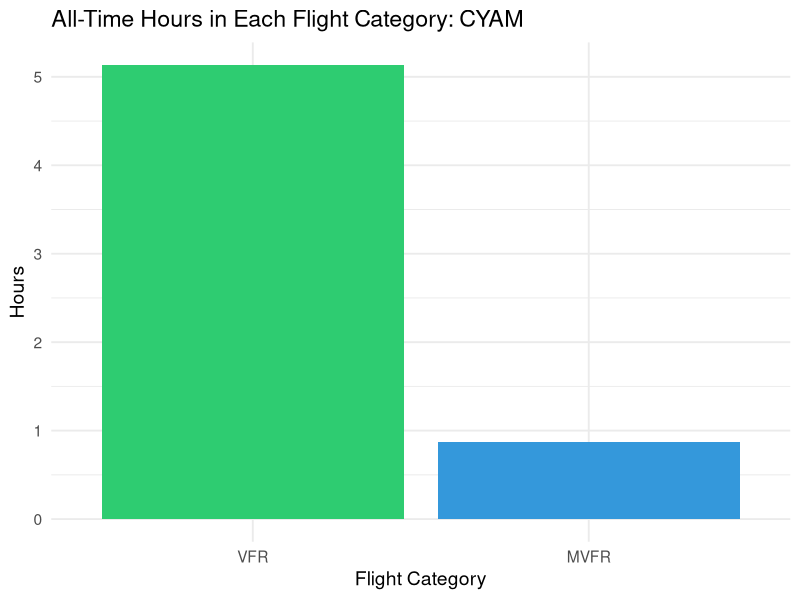
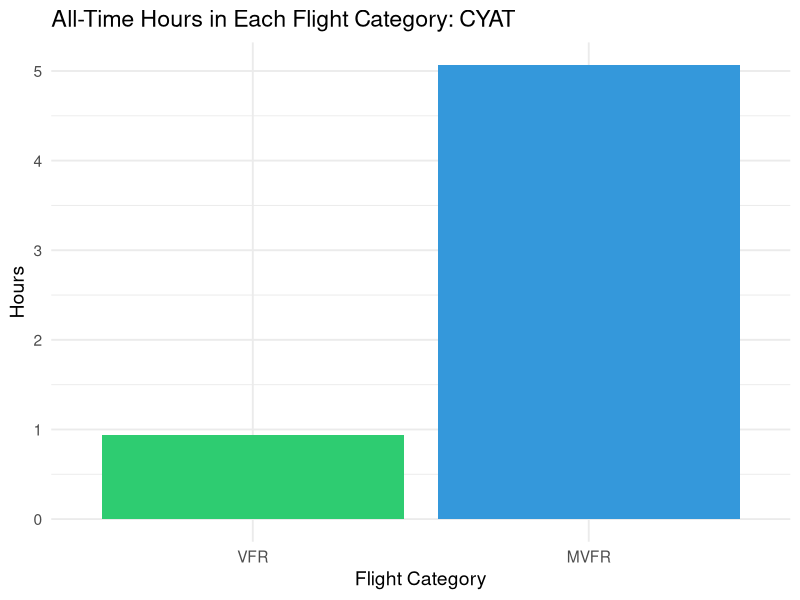
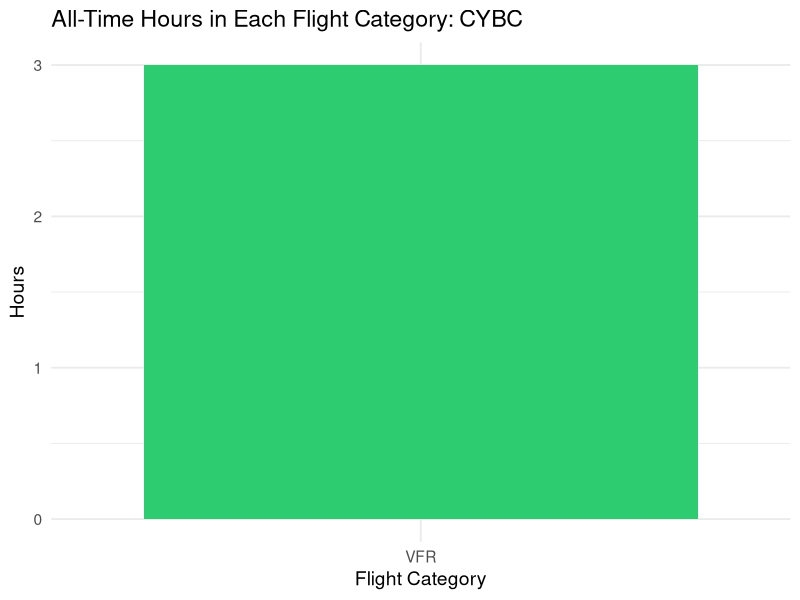
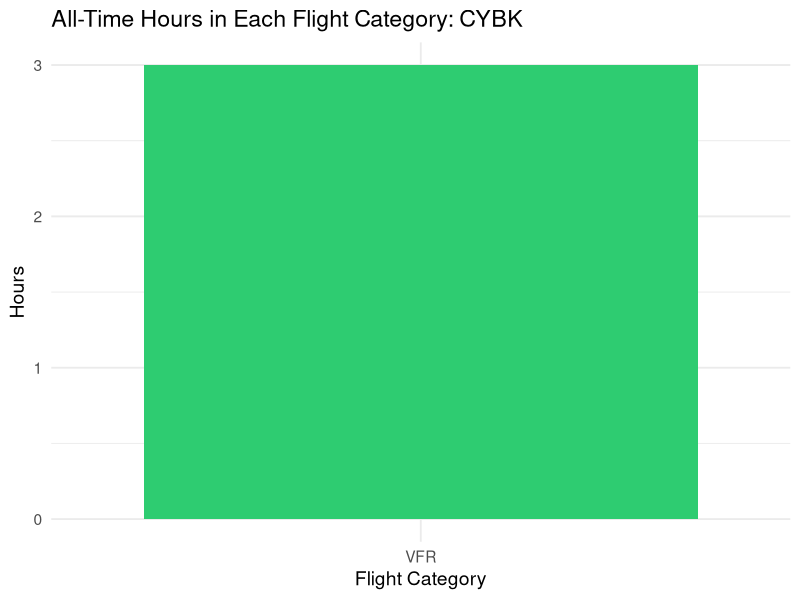
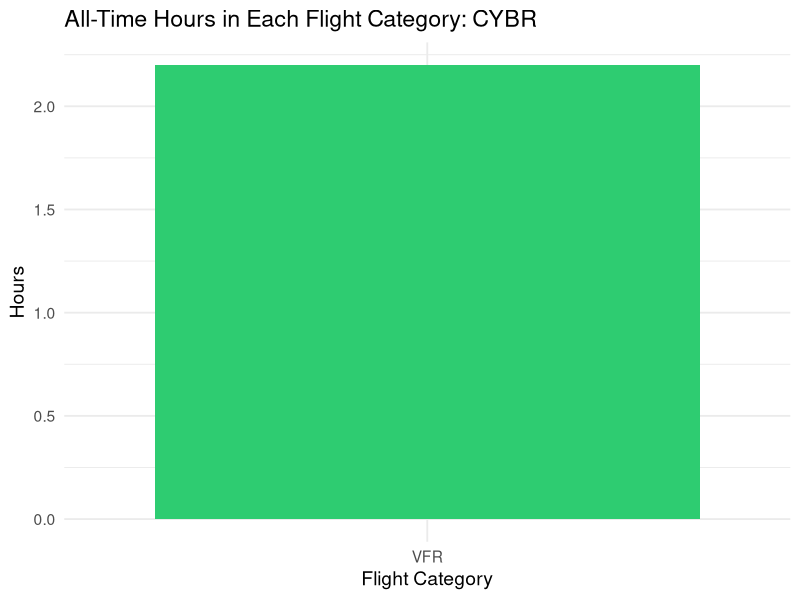
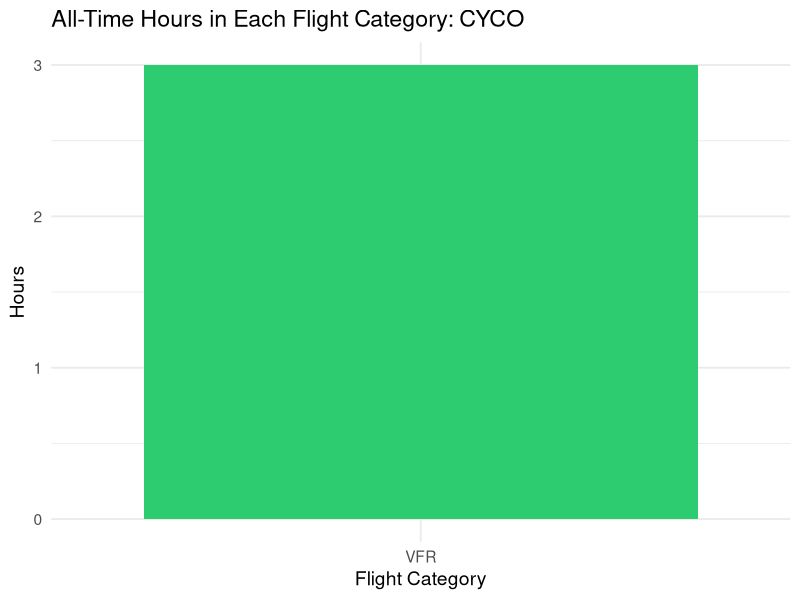
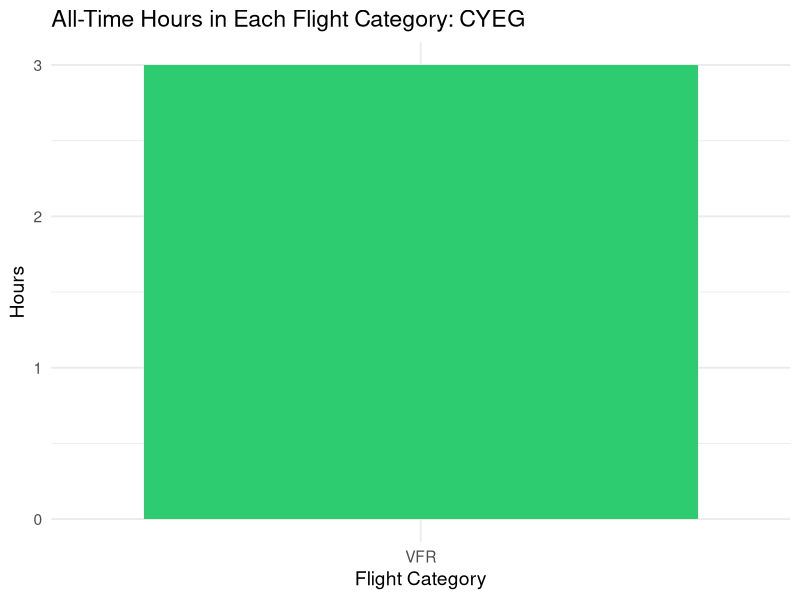
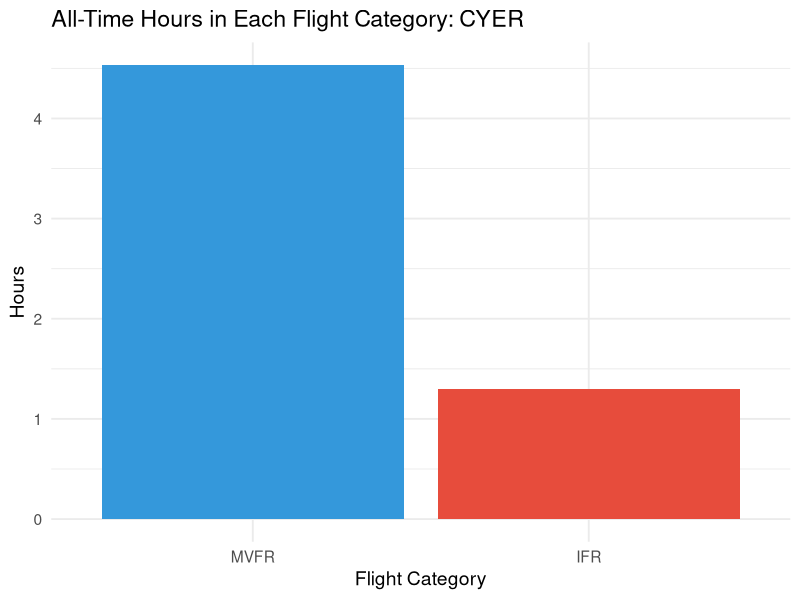

R code for these plots, in order: (Note: this script raises an error after producing the figures.)
#!/usr/bin/env Rscript
# charts.R
# -------------------------------------------------------------
# Reads the time_alltime.csv file and generates bar charts
# showing hours spent in each flight category for every ICAO.
# -------------------------------------------------------------

# ---------------- Packages ----------------------
need <- c("ggplot2","readr","dplyr")
missing <- need[!(need %in% rownames(installed.packages()))]
if (length(missing)) {
  install.packages(missing, repos="https://cloud.r-project.org")
}
suppressPackageStartupMessages({
  library(ggplot2); library(readr); library(dplyr)
})
# ------------------------------------------------

# ---------------- Data --------------------------
time_alltime <- read_csv("time_alltime.csv", show_col_types = FALSE)

# Ensure flight_category is ordered nicely
time_alltime$flight_category <- factor(
  time_alltime$flight_category,
  levels = c("VFR","MVFR","IFR","LIFR")
)

# Make sure charts folder exists
if (!dir.exists("charts")) dir.create("charts")

# ---------------- Individual Charts -------------
unique_icaos <- unique(time_alltime$icao)

for (icao in unique_icaos) {
  df <- filter(time_alltime, icao == !!icao)
  
  p <- ggplot(df, aes(x=flight_category, y=hours, fill=flight_category)) +
    geom_col(show.legend = FALSE) +
    scale_fill_manual(values=c("VFR"="#2ecc71","MVFR"="#3498db",
                               "IFR"="#e74c3c","LIFR"="#8e44ad")) +
    labs(title=paste("All-Time Hours in Each Flight Category:", icao),
         x="Flight Category", y="Hours") +
    theme_minimal(base_size = 14)
  
  ggsave(filename = paste0("charts/", icao, "_alltime.png"),
         plot = p, width = 7, height = 5)
}

# ---------------- Combined Faceted Chart --------
p_all <- ggplot(time_alltime, aes(x=flight_category, y=hours, fill=flight_category)) +
  geom_col(show.legend = FALSE) +
  scale_fill_manual(values=c("VFR"="#2ecc71","MVFR"="#3498db",
                             "IFR"="#e74c3c","LIFR"="#8e44ad")) +
  facet_wrap(~icao, scales="free_y") +
  labs(title="All-Time Hours in Each Flight Category (All ICAOs)",
       x="Flight Category", y="Hours") +
  theme_minimal(base_size = 12)

ggsave(filename = "charts/all_airports_alltime.png",
       plot = p_all, width = 14, height = 10)
# ------------------------------------------------

message("✅ Charts generated in 'charts/' folder")
